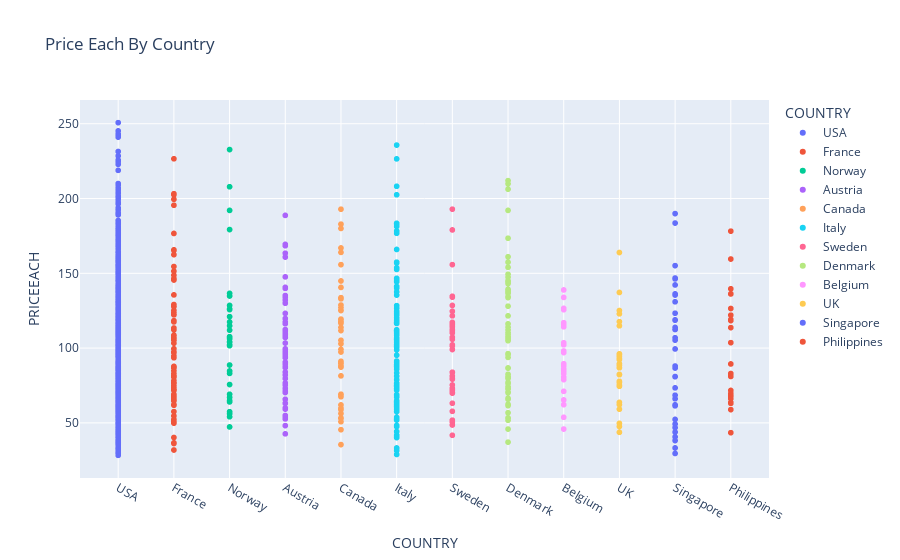

This figure's notebook cell:
### Markdown cell above
* Scatter Plot Oluşturma

### Code cell
bar_fig = px.scatter(veriler2, x='COUNTRY', y='PRICEEACH' ,title='Price Each By Country',color='COUNTRY')
bar_fig.show()

### Figure 1 — Plotly figure (JSON) as saved in the notebook; plotly's stock layout.template omitted (floating-point values rounded to 4 significant figures; data arrays with more than 128 entries replaced by an {"elided": "..."} marker saying what was removed)
{"data": [{"hovertemplate": "COUNTRY=%{x}<br>PRICEEACH=%{y}<extra></extra>", "legendgroup": "USA", "marker": {"color": "#636efa", "symbol": "circle"}, "mode": "markers", "name": "USA", "showlegend": true, "type": "scattergl", "x": {"elided": "907 str values"}, "xaxis": "x", "y": {"elided": "907 float values"}, "yaxis": "y"}, {"hovertemplate": "COUNTRY=%{x}<br>PRICEEACH=%{y}<extra></extra>", "legendgroup": "France", "marker": {"color": "#EF553B", "symbol": "circle"}, "mode": "markers", "name": "France", "showlegend": true, "type": "scattergl", "x": ["France", "France", "France", "France", "France", "France", "France", "France", "France", "France", "France", "France", "France", "France", "France", "France", "France", "France", "France", "France", "France", "France", "France", "France", "France", "France", "France", "France", "France", "France", "France", "France", "France", "France", "France", "France", "France", "France", "France", "France", "France", "France", "France", "France", "France", "France", "France", "France", "France", "France", "France", "France", "France", "France", "France", "France", "France", "France", "France", "France", "France", "France", "France", "France", "France", "France", "France", "France", "France", "France", "France", "France", "France", "France", "France", "France", "France", "France", "France", "France", "France"], "xaxis": "x", "y": [81.35, 94.74, 122.5, 226.6, 145.5, 54.68, 105.3, 113.4, 69.12, 165.7, 135.6, 62.09, 145.8, 97.6, 50.18, 72.41, 99.55, 162.5, 154.5, 127.7, 146.5, 64.69, 125.2, 76.88, 61.78, 148.7, 117.5, 52.32, 81.72, 72.26, 203.2, 165.3, 84.88, 112.2, 106.9, 93.54, 49.81, 36.21, 129.1, 202.5, 83.03, 31.86, 76.88, 80.84, 57.55, 73.64, 71.67, 72.12, 72.33, 68.24, 118.3, 78.25, 103.3, 128.0, 176.6, 195.5, 67.41, 86.74, 36.66, 106.5, 123.8, 64.93, 199.5, 74.85, 151.4, 87.69, 80.55, 96.86, 108.6, 87.75, 86.76, 66.5, 122.2, 65.6, 108.2, 105.3, 76.25, 87.36, 51.15, 40.22, 62.24], "yaxis": "y"}, {"hovertemplate": "COUNTRY=%{x}<br>PRICEEACH=%{y}<extra></extra>", "legendgroup": "Norway", "marker": {"color": "#00cc96", "symbol": "circle"}, "mode": "markers", "name": "Norway", "showlegend": true, "type": "scattergl", "x": ["Norway", "Norway", "Norway", "Norway", "Norway", "Norway", "Norway", "Norway", "Norway", "Norway", "Norway", "Norway", "Norway", "Norway", "Norway", "Norway", "Norway", "Norway", "Norway", "Norway", "Norway", "Norway", "Norway", "Norway", "Norway", "Norway", "Norway", "Norway", "Norway", "Norway", "Norway", "Norway"], "xaxis": "x", "y": [107.2, 207.9, 64.93, 128.5, 64, 125.7, 179.2, 107.7, 112, 54.09, 83.07, 57.46, 101.6, 69.12, 104.2, 117.5, 47.29, 126.2, 67.03, 102.2, 56.1, 121.0, 114.9, 104.0, 232.7, 192.1, 75.63, 84.7, 136.6, 134.8, 88.68, 106.2], "yaxis": "y"}, {"hovertemplate": "COUNTRY=%{x}<br>PRICEEACH=%{y}<extra></extra>", "legendgroup": "Austria", "marker": {"color": "#ab63fa", "symbol": "circle"}, "mode": "markers", "name": "Austria", "showlegend": true, "type": "scattergl", "x": ["Austria", "Austria", "Austria", "Austria", "Austria", "Austria", "Austria", "Austria", "Austria", "Austria", "Austria", "Austria", "Austria", "Austria", "Austria", "Austria", "Austria", "Austria", "Austria", "Austria", "Austria", "Austria", "Austria", "Austria", "Austria", "Austria", "Austria", "Austria", "Austria", "Austria", "Austria", "Austria", "Austria", "Austria", "Austria", "Austria", "Austria", "Austria", "Austria", "Austria", "Austria", "Austria", "Austria", "Austria", "Austria", "Austria", "Austria", "Austria", "Austria", "Austria", "Austria", "Austria", "Austria", "Austria", "Austria"], "xaxis": "x", "y": [188.7, 108.8, 168.4, 79.65, 163.4, 133.9, 147.6, 116.3, 95.93, 109.2, 93.56, 90.17, 107.1, 75.2, 119.8, 99.17, 117.5, 140.6, 160.8, 63.14, 83.93, 135.1, 139.9, 63.08, 59.96, 89.46, 86.92, 169.3, 112.1, 130.0, 99.52, 111.4, 53.83, 103.3, 59.6, 42.67, 87.62, 52.66, 72.98, 90.57, 112.3, 132, 70.29, 97.39, 109.8, 54.94, 71.02, 123.2, 76.67, 94.14, 65.77, 81.93, 107.2, 59.22, 48.17], "yaxis": "y"}, {"hovertemplate": "COUNTRY=%{x}<br>PRICEEACH=%{y}<extra></extra>", "legendgroup": "Canada", "marker": {"color": "#FFA15A", "symbol": "circle"}, "mode": "markers", "name": "Canada", "showlegend": true, "type": "scattergl", "x": ["Canada", "Canada", "Canada", "Canada", "Canada", "Canada", "Canada", "Canada", "Canada", "Canada", "Canada", "Canada", "Canada", "Canada", "Canada", "Canada", "Canada", "Canada", "Canada", "Canada", "Canada", "Canada", "Canada", "Canada", "Canada", "Canada", "Canada", "Canada", "Canada", "Canada", "Canada", "Canada", "Canada", "Canada", "Canada", "Canada", "Canada", "Canada", "Canada", "Canada", "Canada", "Canada", "Canada", "Canada"], "xaxis": "x", "y": [192.9, 180.0, 125.1, 166.9, 164.0, 144.9, 127.1, 155.8, 116.7, 119, 128.8, 133.7, 117.8, 52.87, 90.17, 67.46, 119.4, 140.6, 182.9, 87.3, 89.53, 102.9, 113.8, 53.33, 59.87, 125.3, 132.9, 35.49, 91.17, 97.39, 87.64, 111.7, 45.45, 58.82, 56.24, 69.16, 62, 68.67, 117.3, 99.13, 105.2, 88.15, 81.43, 50.78], "yaxis": "y"}, {"hovertemplate": "COUNTRY=%{x}<br>PRICEEACH=%{y}<extra></extra>", "legendgroup": "Italy", "marker": {"color": "#19d3f3", "symbol": "circle"}, "mode": "markers", "name": "Italy", "showlegend": true, "type": "scattergl", "x": ["Italy", "Italy", "Italy", "Italy", "Italy", "Italy", "Italy", "Italy", "Italy", "Italy", "Italy", "Italy", "Italy", "Italy", "Italy", "Italy", "Italy", "Italy", "Italy", "Italy", "Italy", "Italy", "Italy", "Italy", "Italy", "Italy", "Italy", "Italy", "Italy", "Italy", "Italy", "Italy", "Italy", "Italy", "Italy", "Italy", "Italy", "Italy", "Italy", "Italy", "Italy", "Italy", "Italy", "Italy", "Italy", "Italy", "Italy", "Italy", "Italy", "Italy", "Italy", "Italy", "Italy", "Italy", "Italy", "Italy", "Italy", "Italy", "Italy", "Italy", "Italy", "Italy", "Italy", "Italy", "Italy", "Italy", "Italy", "Italy", "Italy", "Italy", "Italy", "Italy", "Italy", "Italy", "Italy", "Italy", "Italy", "Italy", "Italy", "Italy", "Italy", "Italy", "Italy", "Italy", "Italy", "Italy", "Italy", "Italy", "Italy", "Italy", "Italy", "Italy", "Italy", "Italy", "Italy", "Italy", "Italy", "Italy", "Italy", "Italy", "Italy", "Italy", "Italy", "Italy", "Italy", "Italy", "Italy", "Italy", "Italy", "Italy", "Italy", "Italy", "Italy"], "xaxis": "x", "y": [235.7, 208.2, 226.5, 182.9, 178.3, 176.8, 111.6, 157.4, 183.4, 76.61, 111.7, 116.7, 120.3, 117.1, 104.8, 44.21, 57.68, 144.3, 146.7, 181.3, 146.2, 141.1, 74.69, 126.6, 183.4, 57.51, 62.96, 144.9, 128.4, 90.39, 98.84, 156.9, 202.5, 141.2, 111.4, 53.72, 68.71, 83.44, 89.01, 103.7, 117.5, 165.9, 109.9, 95.24, 102.2, 152.6, 116.5, 112.2, 153.7, 75.46, 105.8, 100.9, 71.98, 68.78, 48.3, 88.63, 87.54, 88.63, 31.53, 28.88, 87.6, 140.1, 41.22, 47.49, 74.68, 58.92, 118.6, 40.4, 62.45, 52.6, 72.98, 122.2, 64.83, 76.43, 75.06, 33.23, 41.85, 100.5, 116.9, 78.89, 63.76, 60.86, 74.62, 105.9, 64, 72.92, 81.17, 61.22, 40.15, 51.93, 51.93, 135.4, 64.44, 106.9, 102.3, 91.34, 71.89, 105.9, 101.4, 110.7, 108.7, 111.7, 124.6, 123.4, 137.6, 74.4, 64, 67.2, 61.44, 85.87, 62.19, 52.64, 60.06], "yaxis": "y"}, {"hovertemplate": "COUNTRY=%{x}<br>PRICEEACH=%{y}<extra></extra>", "legendgroup": "Sweden", "marker": {"color": "#FF6692", "symbol": "circle"}, "mode": "markers", "name": "Sweden", "showlegend": true, "type": "scattergl", "x": ["Sweden", "Sweden", "Sweden", "Sweden", "Sweden", "Sweden", "Sweden", "Sweden", "Sweden", "Sweden", "Sweden", "Sweden", "Sweden", "Sweden", "Sweden", "Sweden", "Sweden", "Sweden", "Sweden", "Sweden", "Sweden", "Sweden", "Sweden", "Sweden", "Sweden", "Sweden", "Sweden", "Sweden", "Sweden", "Sweden", "Sweden", "Sweden", "Sweden", "Sweden", "Sweden", "Sweden", "Sweden", "Sweden"], "xaxis": "x", "y": [192.9, 134.6, 128.5, 99.04, 155.8, 72.38, 70.26, 111.6, 114.3, 134.0, 79.22, 57.73, 179, 121.6, 50.59, 73.12, 124.6, 105.9, 110.2, 51.82, 102.2, 81.4, 115.5, 112.5, 69.88, 79.66, 63.12, 83.86, 83.79, 71.75, 75.34, 101.4, 70.11, 116.3, 117.2, 107.2, 41.71, 48.59], "yaxis": "y"}, {"hovertemplate": "COUNTRY=%{x}<br>PRICEEACH=%{y}<extra></extra>", "legendgroup": "Denmark", "marker": {"color": "#B6E880", "symbol": "circle"}, "mode": "markers", "name": "Denmark", "showlegend": true, "type": "scattergl", "x": ["Denmark", "Denmark", "Denmark", "Denmark", "Denmark", "Denmark", "Denmark", "Denmark", "Denmark", "Denmark", "Denmark", "Denmark", "Denmark", "Denmark", "Denmark", "Denmark", "Denmark", "Denmark", "Denmark", "Denmark", "Denmark", "Denmark", "Denmark", "Denmark", "Denmark", "Denmark", "Denmark", "Denmark", "Denmark", "Denmark", "Denmark", "Denmark", "Denmark", "Denmark", "Denmark", "Denmark", "Denmark", "Denmark", "Denmark", "Denmark", "Denmark", "Denmark", "Denmark", "Denmark", "Denmark", "Denmark", "Denmark", "Denmark", "Denmark", "Denmark", "Denmark", "Denmark", "Denmark", "Denmark", "Denmark", "Denmark", "Denmark", "Denmark", "Denmark", "Denmark", "Denmark", "Denmark", "Denmark"], "xaxis": "x", "y": [144.2, 206.2, 212.0, 209.9, 139.0, 109.2, 157.4, 192.1, 74.21, 137.5, 134.5, 137.3, 95.55, 51.75, 143.1, 112.2, 128.0, 149.4, 137.5, 106.3, 138.6, 45.86, 139.3, 136.6, 114.0, 107.9, 73.17, 133.8, 154, 161.1, 145.1, 82.5, 144.3, 80.54, 72.76, 53.18, 53.33, 147.5, 107.2, 37.13, 110.4, 72.58, 77.05, 62.45, 104.9, 79.67, 105.3, 93.77, 66.49, 121.5, 61.51, 70.67, 70.15, 76.22, 173.5, 65.77, 96.31, 81.14, 80, 116.2, 86.61, 56.78, 86.74], "yaxis": "y"}, {"hovertemplate": "COUNTRY=%{x}<br>PRICEEACH=%{y}<extra></extra>", "legendgroup": "Belgium", "marker": {"color": "#FF97FF", "symbol": "circle"}, "mode": "markers", "name": "Belgium", "showlegend": true, "type": "scattergl", "x": ["Belgium", "Belgium", "Belgium", "Belgium", "Belgium", "Belgium", "Belgium", "Belgium", "Belgium", "Belgium", "Belgium", "Belgium", "Belgium", "Belgium", "Belgium", "Belgium", "Belgium", "Belgium", "Belgium", "Belgium", "Belgium", "Belgium", "Belgium", "Belgium", "Belgium"], "xaxis": "x", "y": [117.0, 88.14, 53.72, 98.06, 84.82, 133.9, 125.7, 80.67, 116.0, 89.29, 85.75, 89.53, 71.09, 138.9, 126.6, 103.6, 83.02, 78.89, 65.34, 97, 102.2, 62.16, 86.15, 114.2, 45.86], "yaxis": "y"}, {"hovertemplate": "COUNTRY=%{x}<br>PRICEEACH=%{y}<extra></extra>", "legendgroup": "UK", "marker": {"color": "#FECB52", "symbol": "circle"}, "mode": "markers", "name": "UK", "showlegend": true, "type": "scattergl", "x": ["UK", "UK", "UK", "UK", "UK", "UK", "UK", "UK", "UK", "UK", "UK", "UK", "UK", "UK", "UK", "UK", "UK", "UK", "UK", "UK", "UK", "UK", "UK", "UK", "UK", "UK"], "xaxis": "x", "y": [125.1, 137.2, 94.62, 163.9, 95.8, 86.81, 89.53, 114.9, 122.9, 63.71, 76.93, 92.25, 77.79, 59.16, 47.57, 82.21, 88.34, 93.24, 117.7, 74.45, 75.2, 96.16, 82.43, 62.19, 43.7, 49.69], "yaxis": "y"}, {"hovertemplate": "COUNTRY=%{x}<br>PRICEEACH=%{y}<extra></extra>", "legendgroup": "Singapore", "marker": {"color": "#636efa", "symbol": "circle"}, "mode": "markers", "name": "Singapore", "showlegend": true, "type": "scattergl", "x": ["Singapore", "Singapore", "Singapore", "Singapore", "Singapore", "Singapore", "Singapore", "Singapore", "Singapore", "Singapore", "Singapore", "Singapore", "Singapore", "Singapore", "Singapore", "Singapore", "Singapore", "Singapore", "Singapore", "Singapore", "Singapore", "Singapore", "Singapore", "Singapore", "Singapore", "Singapore", "Singapore", "Singapore", "Singapore", "Singapore", "Singapore", "Singapore", "Singapore", "Singapore", "Singapore", "Singapore"], "xaxis": "x", "y": [146.3, 155.1, 142.2, 146.8, 183.6, 189.9, 61.75, 99.41, 123.3, 130.9, 61.38, 49.22, 135.5, 80.99, 118.7, 113.8, 73.41, 66.14, 46.82, 52.32, 38.17, 29.54, 112.5, 112.5, 80.87, 33.24, 136.2, 68.49, 118.9, 40.62, 106.9, 86.68, 43.83, 62.05, 105.3, 88], "yaxis": "y"}, {"hovertemplate": "COUNTRY=%{x}<br>PRICEEACH=%{y}<extra></extra>", "legendgroup": "Philippines", "marker": {"color": "#EF553B", "symbol": "circle"}, "mode": "markers", "name": "Philippines", "showlegend": true, "type": "scattergl", "x": ["Philippines", "Philippines", "Philippines", "Philippines", "Philippines", "Philippines", "Philippines", "Philippines", "Philippines", "Philippines", "Philippines", "Philippines", "Philippines", "Philippines", "Philippines", "Philippines", "Philippines", "Philippines", "Philippines", "Philippines", "Philippines", "Philippines", "Philippines", "Philippines", "Philippines", "Philippines"], "xaxis": "x", "y": [159.6, 136.2, 89.38, 103.6, 178.2, 82.39, 68.35, 139.6, 119.1, 67.77, 69.63, 126.5, 122.0, 58.87, 81.03, 67.82, 63.07, 71.67, 136.2, 66.19, 68.71, 43.45, 118.4, 82.99, 113.7, 63.67], "yaxis": "y"}], "layout": {"legend": {"title": {"text": "COUNTRY"}, "tracegroupgap": 0}, "title": {"text": "Price Each By Country"}, "xaxis": {"anchor": "y", "categoryarray": ["USA", "France", "Norway", "Austria", "Canada", "Italy", "Sweden", "Denmark", "Belgium", "UK", "Singapore", "Philippines"], "categoryorder": "array", "domain": [0, 1], "title": {"text": "COUNTRY"}}, "yaxis": {"anchor": "x", "domain": [0, 1], "title": {"text": "PRICEEACH"}}}}
